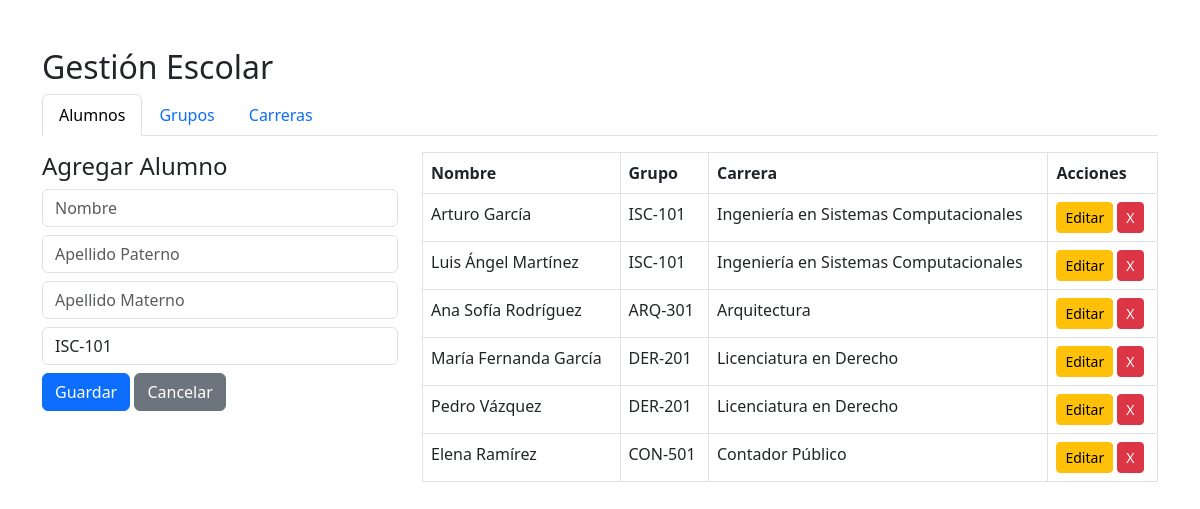
The page / on the database its author committed.
### tables this page shows
CREATE TABLE `alumnos` (
  `id` int(11) NOT NULL,
  `nombre` varchar(100) DEFAULT NULL,
  `ap_paterno` varchar(100) DEFAULT NULL,
  `ap_materno` varchar(100) DEFAULT NULL,
  `id_grupo` int(11) DEFAULT NULL,
  `estado` tinyint(4) DEFAULT 1
);

CREATE TABLE `grupos` (
  `id` int(11) NOT NULL,
  `nombre_grupo` varchar(50) NOT NULL,
  `id_carrera` int(11) DEFAULT NULL,
  `id_turno` int(11) DEFAULT NULL,
  `id_grado` int(11) DEFAULT NULL,
  `estado` tinyint(4) DEFAULT 1
);

CREATE TABLE `carreras` (
  `id` int(11) NOT NULL,
  `nombre` varchar(100) NOT NULL,
  `estado` tinyint(4) DEFAULT 1
);

### application/controllers/Dashboard.php (called while the page is built, shortened)
<?php
class Dashboard extends CI_Controller {
    public function __construct() {
        $this->load->model('Escuela_model');
    }
    public function index() {
        $data['alumnos'] = $this->Escuela_model->get_alumnos_completo();
        $data['grupos']   = $this->Escuela_model->get_grupos_completo();
        $data['carreras'] = $this->Escuela_model->get_all('carreras');
        $data['turnos'] = $this->Escuela_model->get_all('turnos');
        $data['grados'] = $this->Escuela_model->get_all('grados');
        $this->load->view('dashboard_view', $data);
    }
}

### index.php (called while the page is built, shortened)
<?php
require_once BASEPATH.'core/CodeIgniter.php';

### application/models/Escuela_model.php (called while the page is built, shortened)
<?php
class Escuela_model extends CI_Model {
    public function get_all($tabla) {
        $this->db->where('estado', 1);
        return $this->db->get($tabla)->result();
    }
    public function get_alumnos_completo() {
        $this->db->select('a.*, g.nombre_grupo, c.nombre as carrera, t.nombre as turno, gr.nombre as grado');
        $this->db->from('alumnos a');
        $this->db->join('grupos g', 'a.id_grupo = g.id');
        $this->db->join('carreras c', 'g.id_carrera = c.id');
        $this->db->join('turnos t', 'g.id_turno = t.id');
        $this->db->join('grados gr', 'g.id_grado = gr.id');
        $this->db->where('a.estado', 1);
        return $this->db->get()->result();
    }
    public function get_grupos_completo() {
    $this->db->select('g.*, c.nombre as carrera, t.nombre as turno, gr.nombre as grado');
    $this->db->from('grupos g');
    $this->db->join('carreras c', 'g.id_carrera = c.id');
    $this->db->join('turnos t', 'g.id_turno = t.id');
    $this->db->join('grados gr', 'g.id_grado = gr.id');
    $this->db->where('g.estado', 1);
    return $this->db->get()->result();
}
}

### application/views/dashboard_view.php (the view, shortened to what this page needs)
<!DOCTYPE html>
<html lang="en">
<head>
    <link href="https://cdn.jsdelivr.net/npm/bootstrap@5.3.0/dist/css/bootstrap.min.css" rel="stylesheet">
</head>
<body class="container mt-5">
    <h2>Gestión Escolar</h2>
    <ul class="nav nav-tabs" id="myTab" role="tablist">
        <li class="nav-item"><button class="nav-link active" data-bs-toggle="tab" data-bs-target="#alumnos">Alumnos</button></li>
        <li class="nav-item"><button class="nav-link" data-bs-toggle="tab" data-bs-target="#grupos">Grupos</button></li>
        <li class="nav-item"><button class="nav-link" data-bs-toggle="tab" data-bs-target="#carreras">Carreras</button></li>
    </ul>
    <div class="tab-content pt-3" id="myTabContent">
        <div class="tab-pane fade show active" id="alumnos">
            <div class="row">
                <div class="col-md-4">
                    <h4>Agregar Alumno</h4>
                    <form action="<?= base_url('dashboard/guardar_alumno') ?>" method="post" id="formAlumnos">
                        <div class="mb-2">
                            <input type="text" name="nombre" id="nombre" class="form-control" placeholder="Nombre" required>
                        </div>
                        <div class="mb-2">
                            <input type="text" name="ap_paterno" id="ap_paterno" class="form-control" placeholder="Apellido Paterno" required>
                        </div>
                        <div class="mb-2">
                            <input type="text" name="ap_materno" id="ap_materno" class="form-control" placeholder="Apellido Materno" required>
                        </div>
                        <div class="mb-2">
                            <select name="id_grupo" id="id_grupo" class="form-control">
                                <?php foreach($grupos as $g): ?>
                                    <option value="<?= $g->id ?>"><?= $g->nombre_grupo ?></option>
                                <?php endforeach; ?>
                            </select>
                        </div>
                        <button type="submit" class="btn btn-primary" id="btnGuardar">Guardar</button>
                        <button type="button" class="btn btn-secondary" onclick="limpiarFormulario()">Cancelar</button>
                    </form>
                </div>
                <div class="col-md-8">
                    <table class="table table-bordered">
                        <thead><tr><th>Nombre</th><th>Grupo</th><th>Carrera</th><th>Acciones</th></tr></thead>
                        <tbody>
                            <?php foreach($alumnos as $a): ?>
                            <tr>
                                <td><?= $a->nombre . ' ' . $a->ap_paterno ?></td>
                                <td><?= $a->nombre_grupo ?></td>
                                <td><?= $a->carrera ?></td>
                                <td>
                                    <button type="button" class="btn btn-warning btn-sm btn-editar"
                                        data-id="<?= $a->id ?>"
                                        data-nombre="<?= $a->nombre ?>"
                                        data-paterno="<?= $a->ap_paterno ?>"
                                        data-materno="<?= $a->ap_materno ?>"
                                        data-grupo="<?= $a->id_grupo ?>"
                                    >
                                        Editar
                                    </button>
                                    <a href="<?= base_url('dashboard/eliminar/alumnos/'.$a->id) ?>"
                                    class="btn btn-danger btn-sm"
                                    onclick="return confirm('¿Seguro que deseas eliminar?');">X</a>
                                </td>
                            </tr>
                            <?php endforeach; ?>
                        </tbody>
                    </table>
                </div>
            </div>
        </div>
</body>
</html>

### rows shown on the page
alumnos: nombre "Arturo", ap_paterno "García", id_grupo.nombre_grupo "ISC-101", carreras.nombre "Ingeniería en Sistemas Computacionales"
alumnos: nombre "Luis Ángel", ap_paterno "Martínez", id_grupo.nombre_grupo "ISC-101", carreras.nombre "Ingeniería en Sistemas Computacionales"
alumnos: nombre "Ana Sofía", ap_paterno "Rodríguez", id_grupo.nombre_grupo "ARQ-301", carreras.nombre "Arquitectura"
alumnos: nombre "María Fernanda", ap_paterno "García", id_grupo.nombre_grupo "DER-201", carreras.nombre "Licenciatura en Derecho"
alumnos: nombre "Pedro", ap_paterno "Vázquez", id_grupo.nombre_grupo "DER-201", carreras.nombre "Licenciatura en Derecho"
alumnos: nombre "Elena", ap_paterno "Ramírez", id_grupo.nombre_grupo "CON-501", carreras.nombre "Contador Público"

### other values the page prints
form field id_grupo "ISC-101"
